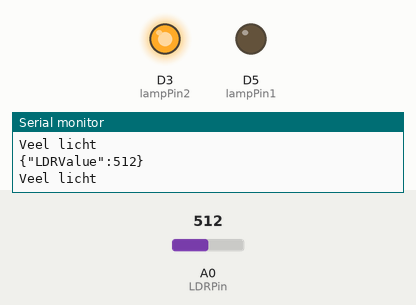
This sketch was run on a simulated ESP8266 (NodeMCU). Shown: output pins drawn as LEDs (lit = HIGH), the last lines printed to the serial monitor. The test bench sets the inputs (shaded band); at power-on: A0 (LDRPin) = 512. Random numbers use the default seed unless the sketch sets one.

Above: at 1.3 s.
1.4 s: A0 (LDRPin) set to 490
At 2.8 s:
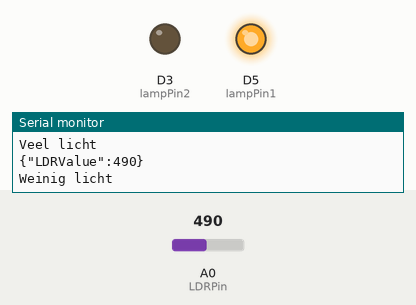
4.4 s: A0 (LDRPin) set to 510
6.6 s: A0 (LDRPin) set to 691
8.1 s: A0 (LDRPin) set to 708
At 9.2 s:
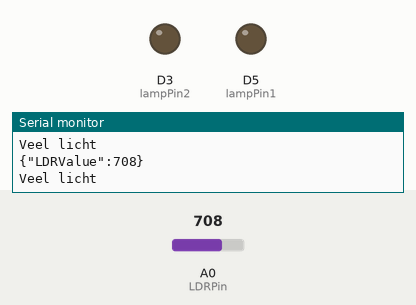
9.6 s: A0 (LDRPin) set to 690
At 10.4 s:
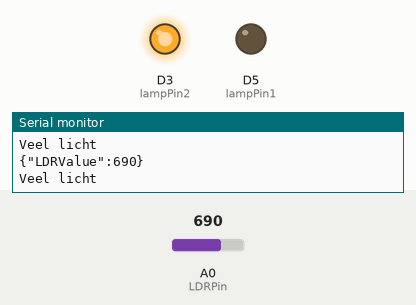
Timing chart, 0 to 12.1 s (numbered marks = the images above; inputs shaded):
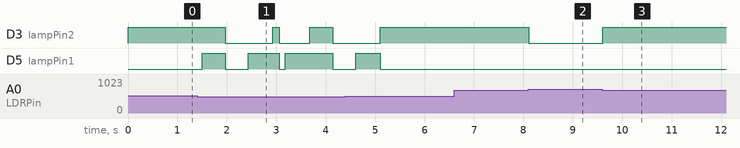

The sketch:

sketch_feb27a.ino
```cpp
#include <ArduinoJson.h>

// Pin voor de LDR en de lampjes
const int LDRPin = A0;   // Analoge pin voor de LDR
const int lampPin1 = D5;   // Digitale pin voor lamp 1
const int lampPin2 = D3;   // Digitale pin voor lamp 2

// Functie om te bepalen of het weinig licht is
bool isLowLight(int LDRValue) {
  if (LDRValue < 500) {
    return true;  // Weinig licht
  } else {
    return false;  // Veel licht
  }
}

// Functie om lampjes aan te zetten op basis van LDR-waarde
void controlLampjes(int LDRValue) {
  if (LDRValue < 500) {
    digitalWrite(lampPin1, HIGH);  // Zet lamp op D5 aan bij weinig licht
  } else {
    digitalWrite(lampPin1, LOW);   // Zet lamp op D5 uit bij veel licht
  }

  // Zet D3 aan als LDR waarde tussen 500 en 700
  if (LDRValue >= 500 && LDRValue < 700) {
    digitalWrite(lampPin2, HIGH);  // Zet lamp op D3 aan
  } else {
    digitalWrite(lampPin2, LOW);   // Zet lamp op D3 uit
  }
}

void setup() {
  Serial.begin(9600);  // Serial communicatie starten

  // Zet de pinnen voor de lampjes als OUTPUT
  pinMode(lampPin1, OUTPUT);
  pinMode(lampPin2, OUTPUT);
}

void loop() {
  // Lees de waarde van de LDR (tussen 0 en 1023)
  int LDRValue = analogRead(LDRPin);

  // Maak een JSON-document aan
  StaticJsonDocument<200> doc;
  doc["LDRValue"] = LDRValue;

  // Print het JSON-document naar de Serial Monitor
  serializeJson(doc, Serial);
  Serial.println();

  // Controleer of de LDR-waarde onder de 500 is
  if (LDRValue < 500) {
    // Lampjes knipperen met een willekeurige snelheid tussen 100 en 500 milliseconden
    int blinkDelay = random(100, 501); // Willekeurige vertraging tussen 100 en 500 milliseconden

    digitalWrite(lampPin1, HIGH);  // Zet lamp 1 aan
    digitalWrite(lampPin2, HIGH);  // Zet lamp 2 aan
    delay(blinkDelay);             // Wacht een willekeurige tijd
    digitalWrite(lampPin1, LOW);   // Zet lamp 1 uit
    digitalWrite(lampPin2, LOW);   // Zet lamp 2 uit
    delay(blinkDelay);             // Wacht weer een willekeurige tijd
  }

  // Roep de functie aan om de lampjes te controleren
  controlLampjes(LDRValue);

  // Print of het weinig licht is of niet
  if (isLowLight(LDRValue)) {
    Serial.println("Weinig licht");
  } else {
    Serial.println("Veel licht");
  }

  delay(500);  // Wacht 500 ms (1 keer per seconde)
}
```

Measured:
- the behaviour switches between 500 and 499 on A0 (LDRPin) (found by bisection; images 0 and 1)
- the behaviour switches between 699 and 700 on A0 (LDRPin) (found by bisection; images 1 and 2)
- after the input at 1.4 s, D3 (lampPin2): goes LOW 0.97 s, HIGH 0.12 s, LOW 0.62 s, HIGH 0.47 s, then LOW, starting after 0.57 s; D5 (lampPin1): goes HIGH 0.47 s, LOW 0.47 s, HIGH 0.62 s, LOW 0.12 s, HIGH 0.97 s, then LOW, starting after 0.10 s
- after the input at 8.1 s, D3 (lampPin2): HIGH → LOW at once
- after the input at 9.6 s, D3 (lampPin2): LOW → HIGH at once
